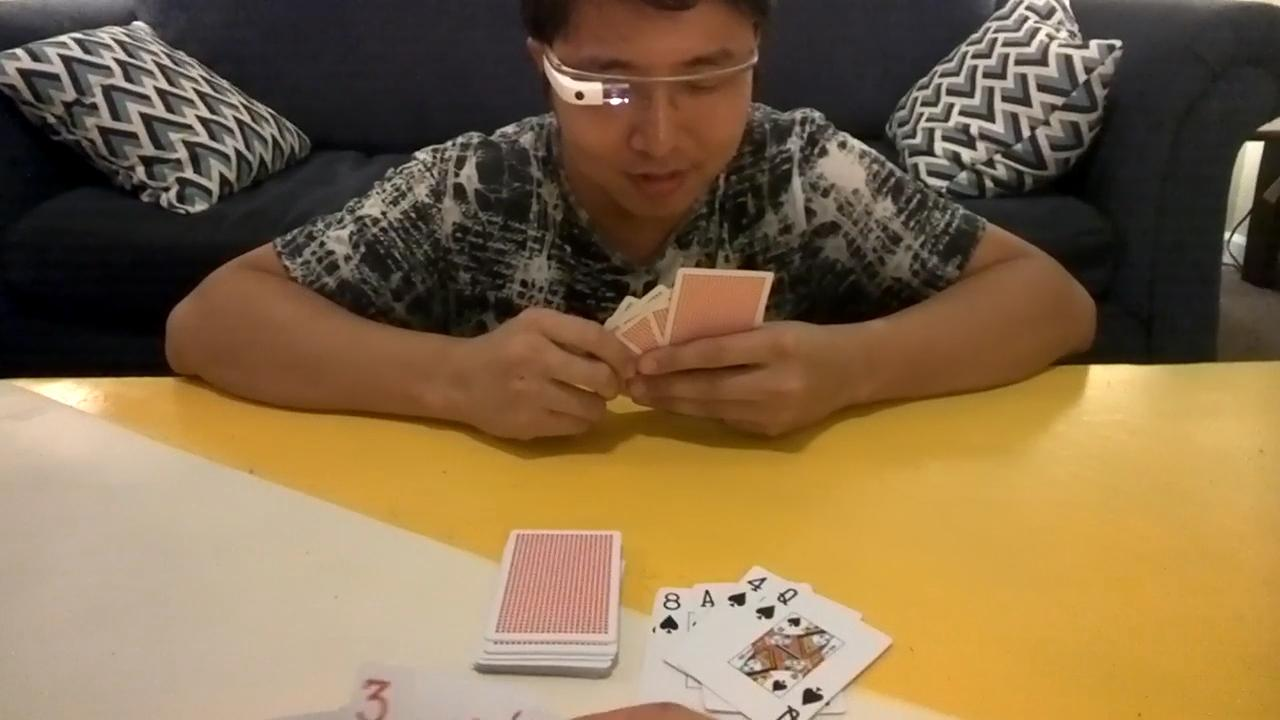
//> input picture BenchmarkDataset/rgb/01.jpg, 1280 x 720 px; its folder holds 4 pictures in this run
$ ./handsSegmentationMain   (built with g++ and OpenCV 4)
//> lines starting //> are read from the running program, lines starting //| are printed output that depends on the picture
### src/metrics/metricsCalculation.hpp
// Author: Andrew Zamai 2038522

#ifndef METRICS_CALCULATION_H
#define METRICS_CALCULATION_H

#include <opencv2/core.hpp>

/**
 Computes Intersection Over Union metric given the predictedBoundingBox coordinates and trueBoundingBox coordinates.
 Coordinates are assumed to be a vector of 4 int elements: (x, y, witdth, height). Exception is thrown if bounding boxes fall outside the image.

 @param image on which true bounding box and predicted bounding box are compared through IOU metric
 @param trueBoundingBox coordinates as vector of 4 int elements (x, y, witdth, height)
 @param predictedBoundingBox coordinates as vector of 4 int elements (x, y, witdth, height)
 @return intersection over union score
*/
double intersectionOverUnionSingleBB(const cv::Mat& image, std::vector<int> trueBoundingBox, std::vector<int> predictedBoundingBox);

/**
 Computes Intersection Over Union when provided an image with more than 1 bounding boxes over it.

 @param image on which true bounding boxes and predicted bounding boxes are compared through IOU metric
 @param trueBoundingBoxes a vector of ground truth bounding boxes
 @param predictedBoundingBoxes a vector of predicted bounding boxes
 @return intersection over union score
 */
double intersectionOverUnion(const cv::Mat& image, std::vector<std::vector<int>> trueBoundingBoxes, std::vector<std::vector<int>> predictedBoundingBoxes);


/**
 Computes percent of pixels of class Hand that are correctly classified.

 @param groundTruthImage ground truth segmented image of CV_8UC3 type
 @param segmentedImage segmented image to test of CV_8UC3 type
 @return percent of correctly classified pixels
*/
double pixelAccuracyHand(const cv::Mat& groundTruthImage, const cv::Mat& segmentedImage);

/**
 Computes percent of pixels of class Non-hand that are correctly classified.

 @param groundTruthImage ground truth segmented image CV_8UC3 type
 @param segmentedImage segmented image to test CV_8UC3 type
 @return percent of correctly classified pixels
*/
double pixelAccuracyNonHand(const cv::Mat& groundTruthImage, const cv::Mat& segmentedImage);


#endif

### src/segmentation/handsSegmentationFunctions.hpp
// Author: Andrew Zamai 2038522

#ifndef HANDS_SEGMENTATION_FUNCTIONS_H
#define HANDS_SEGMENTATION_FUNCTIONS_H

#include <opencv2/core.hpp>

/**
 Since I coldn't find any solution to convert the keras model trained in python to something that could be embedded entirely in the C++ framework
 (most of the already existing libraries do not support the conversion of the Conv2Dtranspose layer, which is part of the decoder block of my Unet model),
 I decided to deploy the model by writing a small script in python that just makes a forward propagation step of an image to be segmented.
 All preprocessing and postprocessing steps are done here before running the python script through a system call.

 Since the model will be loaded each time the script is called, in order to not waste time, I have decided to define a function that segments a
 vector of an arbitrary number of images. To process a single image just pass a vector with only 1 image.

 @param inImages a vector of images to be segmented
 @param outImages a vector of segmented images by the model (without any post processing)
 */
void segmentImages(const std::vector<cv::Mat>& inImages, std::vector<cv::Mat>& outImages);


#endif

### src/segmentation/handsSegmentationFunctions.cpp
// Author: Andrew Zamai 2038522

#include "handsSegmentationFunctions.hpp"

#include <opencv2/highgui.hpp>
#include <opencv2/imgproc.hpp>
#include <iostream>
#include <math.h>
#include <string>
#include <exception>

using namespace std;
using namespace cv;


// Exception to be thrown when some image has not been correctly processed during segmentation
class SegmentationException : public exception
{
    // [4 lines left out: function what, not called in this run]
}segmentationException;


void segmentImages(const vector<Mat>& inImages, vector<Mat>& outImages)
{
    // for each image we save the original size before resizing it to 256 x 256, in order to be able to resize them back to original size
    vector<Size> originalSizes;
    for(int i=0; i<inImages.size(); i++)
    {
        originalSizes.push_back(inImages[i].size());
    }

    // resizing them
    vector<Mat> resizedInImages;
    for(int i=0; i<inImages.size(); i++)
    {
        Mat resizedInImage;
        resize(inImages[i], resizedInImage, Size(256,256), INTER_AREA);
        resizedInImages.push_back(resizedInImage);
    }

    // checking if some image was lost
    if (resizedInImages.size() != inImages.size())
        throw SegmentationException();

    // saving them in order to pass them easily to the python script containing the model
    for(int i=0; i<resizedInImages.size(); i++)
    {
        // temporary file names
        string savingPathName = string("./") + to_string(i) + string(".jpg");
        imwrite(savingPathName, resizedInImages[i]);
    }

    // calling the python script passing the number of images to be segmented
    // by convention the names of the passsed images are the number in the range (0, numberOfImages).jpg
    int numberOfImages = inImages.size();
<<<<<<< HEAD
    string command = string("python3 ../src/segmentation/segmentImageUnetModel.py segmentAllImages ") + to_string(numberOfImages);
=======
    string command = string("python3 segmentImageUnetModel.py segmentAllImages ") + to_string(numberOfImages);
>>>>>>> 1ed1223fec1615db5fa109c067a6bbaf57c0a080

    try {
        system(command.c_str());
    }
    catch(const exception& e)
    {
        cerr << e.what() << endl;
        throw SegmentationException();
    }


    // resize predictions back to original sizes
    vector<Mat> resizedPredictions;
    for(int i=0; i<numberOfImages; i++)
    {
        string predictionPath = string("./") + to_string(i) + string(".jpg");
        Mat prediction = imread(predictionPath, IMREAD_GRAYSCALE);
        // delete temporary image
        remove(predictionPath.c_str());

        Mat resizedPrediction;
        resize(prediction, resizedPrediction, originalSizes[i], INTER_CUBIC);
        resizedPredictions.push_back(resizedPrediction);
    }

    outImages = resizedPredictions;

}

### src/segmentation/handsSegmentationMain.cpp
// Author: Andrew Zamai 2038522

#include "handsSegmentationFunctions.hpp" // my defined functions
#include "../metrics/metricsCalculation.hpp" // my defined metrics

#include <opencv2/core.hpp>
#include <opencv2/highgui.hpp>
#include <opencv2/imgproc.hpp>
#include <iostream>

using namespace cv;
using namespace std;


int main()
{
    // retrieving all filepaths of the benchmark images to be segmented
    string benchmarkRGBImagesFolderPath = "../BenchmarkDataset/rgb/*.jpg";
    vector<String> filenames;
    glob(benchmarkRGBImagesFolderPath, filenames, false);

    vector<Mat> inImages; // reading all images into a vector
    vector<string> originalNames; // storing the original names
    for(int i=0; i<filenames.size(); i++)
    {
        Mat inImage = imread(filenames[i]);
//> inImage is the input picture: 720 rows x 1280 cols, CV_8UC3; mean B, G, R 72.8, 106.6, 131.2
        // if(inImage.empty() == true) throw error
        originalNames.push_back(filenames[i]);
        inImages.push_back(inImage);
    }

    // segmenting all images, storing them into a vector
    vector<Mat> segmentedImages;
    try {
        segmentImages(inImages, segmentedImages);
//> the loop in segmentImages, `for(int i=0; i<resizedInImages.size(); i++)` made 4 passes
//> pass 1, in segmentImages, `imwrite(savingPathName, resizedInImages[i]);`:
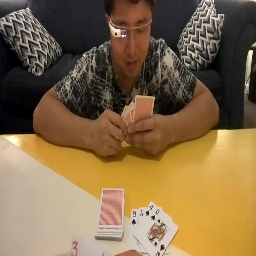
//> saved as 0.jpg: 256 rows x 256 cols, CV_8UC3; mean B, G, R 72.7, 106.5, 131.2
//> pass 2, in segmentImages, `imwrite(savingPathName, resizedInImages[i]);`:
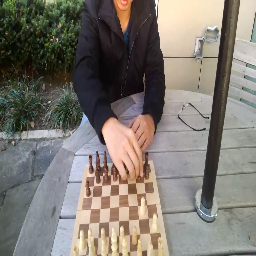
//> saved as 1.jpg: 256 rows x 256 cols, CV_8UC3; mean B, G, R 113.1, 120.7, 126.4
//> (the run ends here: the program needs code that is not available in this run, at `<<<<<<< HEAD`)
